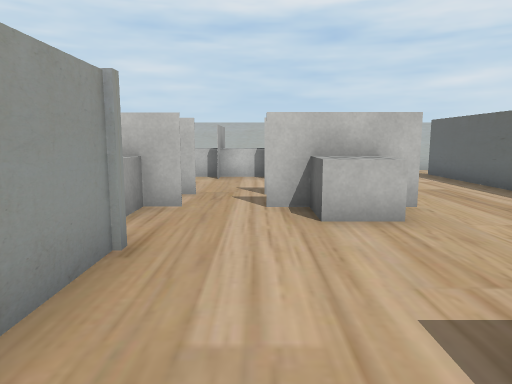
View 1 (above)

20 first-person views from a walk through a 3-D level made in the Unity game engine. The camera is 1.2 m above the floor, tilts 8° down and sees 70° across. The floor is counted in squares, 1 m on a side. Each view is taken from the middle of a square. On the plan, view 1 faces up. The plan holds only what a view shows up to about 15 squares ahead; the rest is blank. Some surface patterns are stand-ins.

View 2
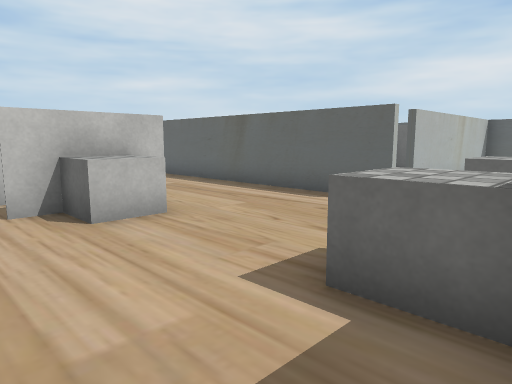

View 3
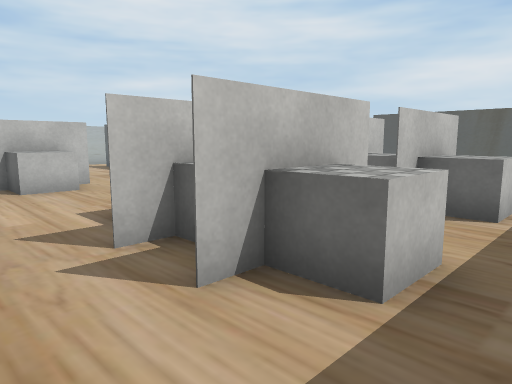

View 4
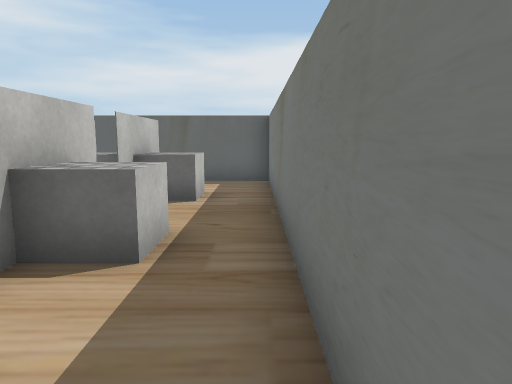

View 5
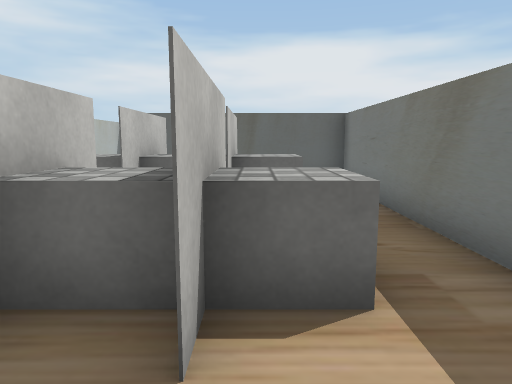

View 6
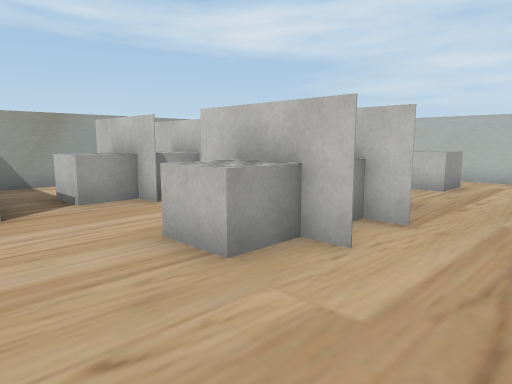

View 7
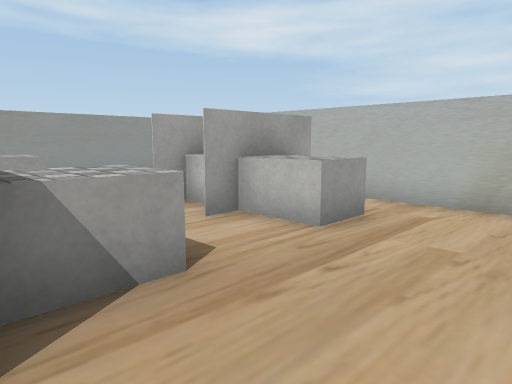

View 8
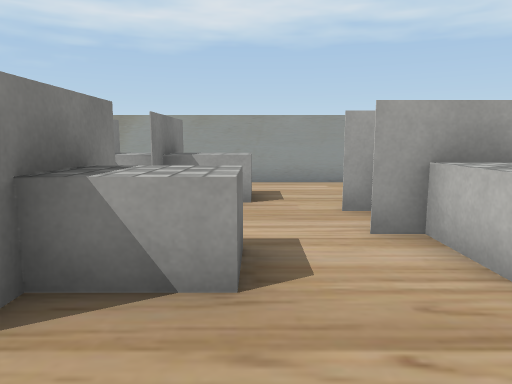

View 9
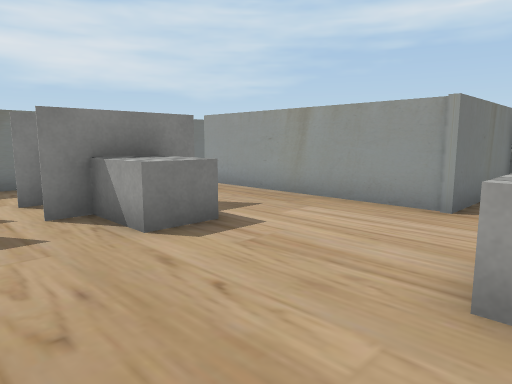

View 10
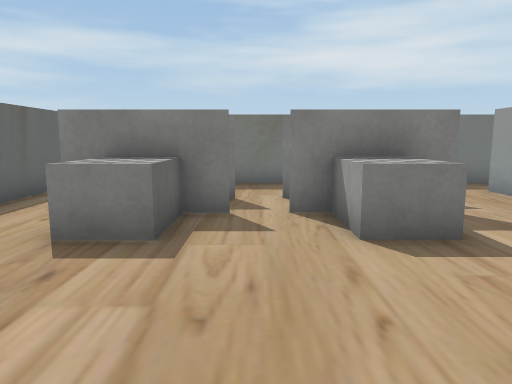

View 11
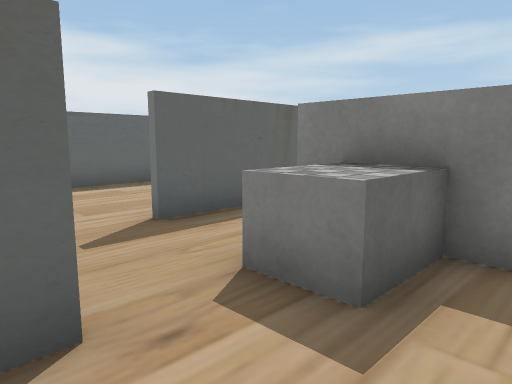

View 12
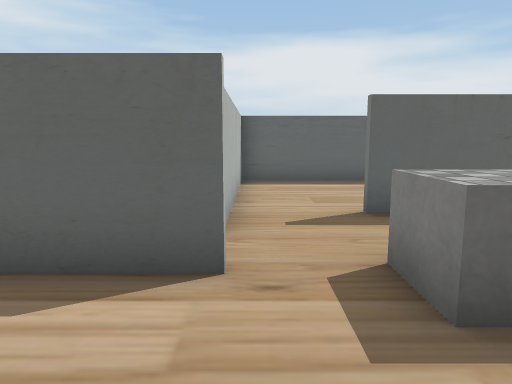

View 13
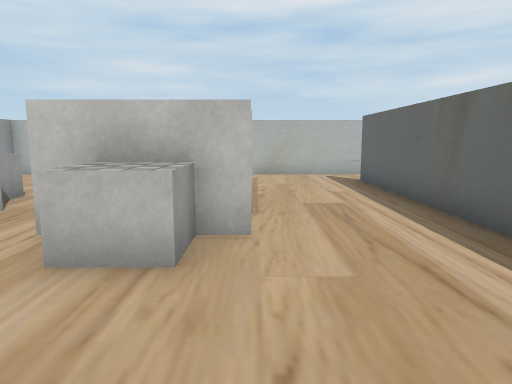

View 14
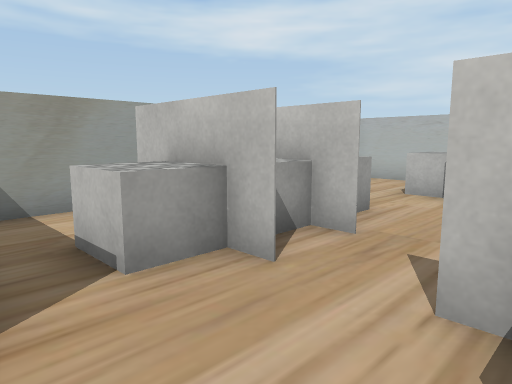

View 15
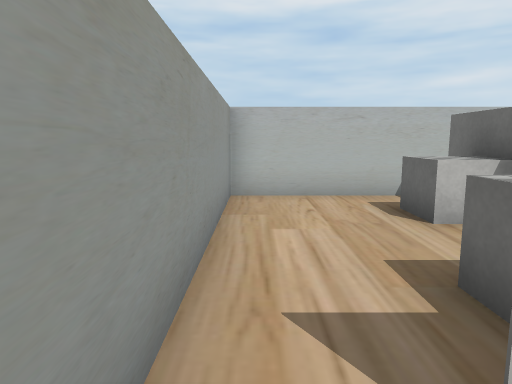

View 16
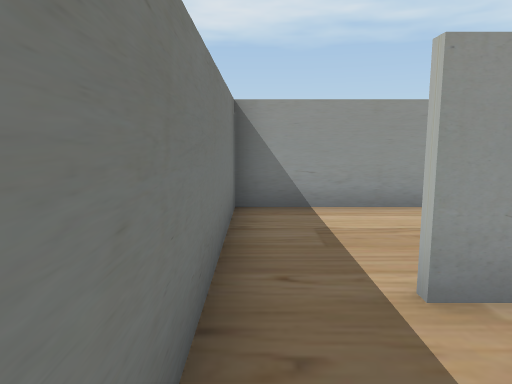

View 17
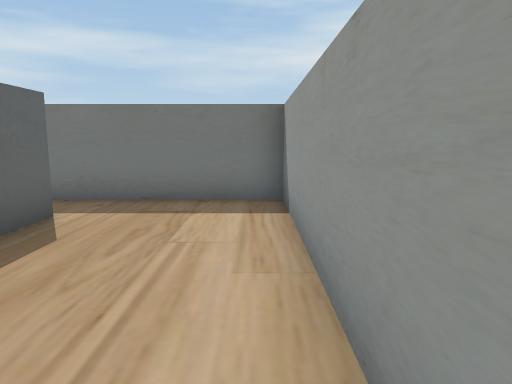

View 18
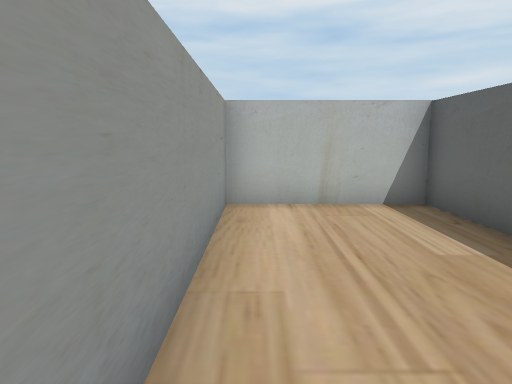

View 19
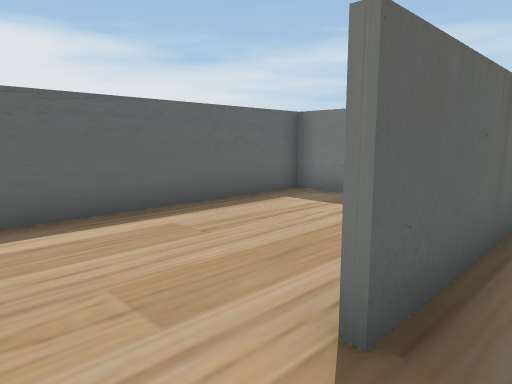

View 20
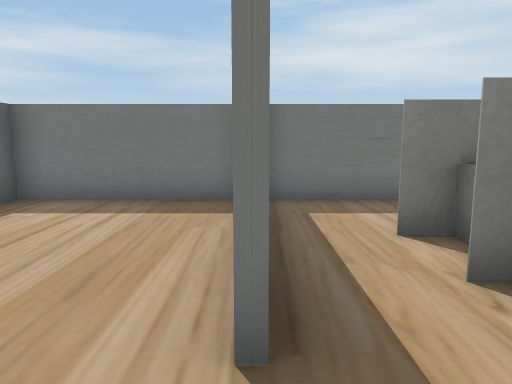

### Floor plan
Ten units are one square. View 1 is at (0, 0); x grows to the right and y downward. Boxes are objects, and circles mark ways between rooms. Rooms are numbered by the first view taken in them; rooms with no view inside come last. Other rooms are left out.
<svg viewBox="-61 -155 205 204">
<path fill="none" stroke="#000" d="M62 -32 62 -131M85 -34 75 -34M-12 -124 -12 -142M4 -142 4 -114M-16 44 89 44 89 -12M56 -150 -56 -150 -56 -41 -16 -41 -16 28M21 -135 21 -122 -24 -122 -24 -135M-18 28 -18 15M-18 -15 -18 -39 -56 -39M-56 -41 -56 44 -16 44M94 44 139 44 139 -34 85 -34"/>
<rect x="-35" y="-105" width="20" height="50" fill="#bbb"><title>other object</title></rect>
<rect x="5" y="-25" width="30" height="60" fill="#bbb"><title>other object</title></rect>
<rect x="5" y="-105" width="30" height="60" fill="#bbb"><title>other object</title></rect>
<rect x="45" y="-25" width="30" height="60" fill="#bbb"><title>other object</title></rect>
<circle cx="-20" cy="35" r="3" fill="#2a7"/>
<circle cx="90" cy="-25" r="3" fill="#2a7"/>
<text x="20" y="-50">1</text>
<text x="-40" y="10">2</text>
<text x="110" y="0">3</text>
</svg>
Room 1 opens to room 2. Room 1 opens to room 3.

Where each view was taken, in squares from view 1:
view 1: 0 up, 0 right, facing up
view 2: 0 up, 1 left, facing up-right
view 3: 4 down, 1 left, facing up-right
view 4: 4 down, 2 left, facing right
view 5: 2 down, 1 left, facing right
view 6: 3 up, 5 right, facing up-left
view 7: 8 up, 5 right, facing up-left
view 8: 10 up, 5 right, facing left
view 9: 6 up, 5 right, facing down-left
view 10: 6 up, 4 right, facing down
view 11: 4 up, 4 right, facing down-right
view 12: 3 up, 3 right, facing right
view 13: 2 up, 3 right, facing up
view 14: 4 up, 1 right, facing up-left
view 15: 7 up, 5 left, facing up
view 16: 4 down, 1 right, facing left
view 17: 3 up, 5 left, facing down
view 18: 3 down, 5 left, facing up
view 19: 3 up, 8 right, facing down-right
view 20: 3 up, 9 right, facing down
